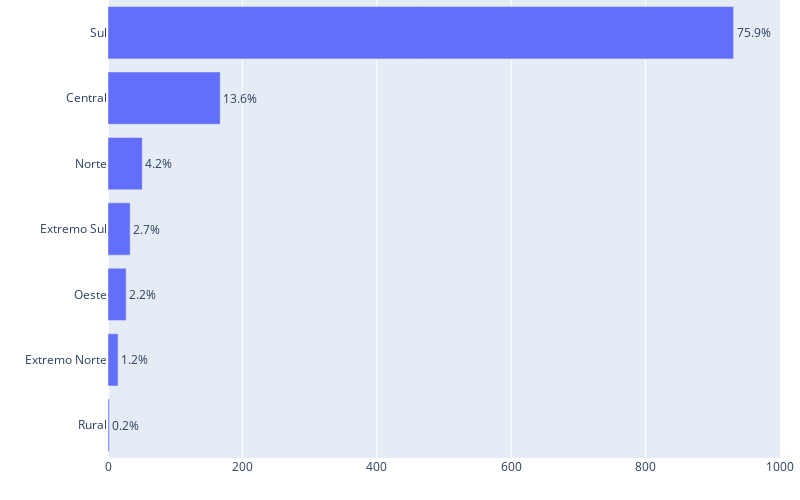

Notebook code for this chart:
### Markdown cell above
# Todas as zonas do município de Ilhéus

### Code cell
all_zonas = df.loc[df['cep_dest'] == 'Centro']['Zona'].value_counts()
df_all_zonas = df.loc[df['Zona'].isin(all_zonas.index)][['Zona']].drop_duplicates(subset='Zona').reset_index(drop=True)
df_all_zonas['count'] = df_all_zonas['Zona'].map(all_zonas)

total_count = df_all_zonas['count'].sum()

df_all_zonas['pct'] = df_all_zonas['count'] / total_count * 100
df_all_zonas['pct_str'] = df_all_zonas['pct'].apply('{:.1f}%'.format)

df_all_zonas['pct'] = df_all_zonas['count'] / total_count * 100
df_all_zonas['pct_str'] = df_all_zonas['pct'].apply('{:.1f}%'.format)

df_all_zonas = df_all_zonas.sort_values(by='count', ascending=True)

fig = px.bar(df_all_zonas, x='count', y='Zona', orientation='h', text='pct_str',
             text_auto=False,
             labels={'count': 'Apartamentos à Venda'})

fig.update_traces(textangle=0, textposition="outside", textfont_size=12)

fig.update_layout(
    margin=dict(l=0, r=20, t=0, b=0),
    height=500,
    width=800,
    xaxis_title="", 
    yaxis_title="",
    xaxis_range=[0, 1000])

fig.show()

### Figure 1 — Plotly figure (JSON) as saved in the notebook; plotly's stock layout.template omitted (floating-point values rounded to 4 significant figures)
{"data": [{"alignmentgroup": "True", "hovertemplate": "Apartamentos à Venda=%{x}<br>Zona=%{y}<br>pct_str=%{text}<extra></extra>", "legendgroup": "", "marker": {"color": "#636efa", "pattern": {"shape": ""}}, "name": "", "offsetgroup": "", "orientation": "h", "showlegend": false, "text": ["0.2%", "1.2%", "2.2%", "2.7%", "4.2%", "13.6%", "75.9%"], "textangle": 0, "textfont": {"size": 12}, "textposition": "outside", "type": "bar", "x": [2, 15, 27, 33, 51, 167, 931], "xaxis": "x", "y": ["Rural", "Extremo Norte", "Oeste", "Extremo Sul", "Norte", "Central", "Sul"], "yaxis": "y"}], "layout": {"barmode": "relative", "height": 500, "legend": {"tracegroupgap": 0}, "margin": {"b": 0, "l": 0, "r": 20, "t": 0}, "width": 800, "xaxis": {"anchor": "y", "domain": [0, 1], "range": [0, 1000], "title": {"text": ""}}, "yaxis": {"anchor": "x", "domain": [0, 1], "title": {"text": ""}}}}
